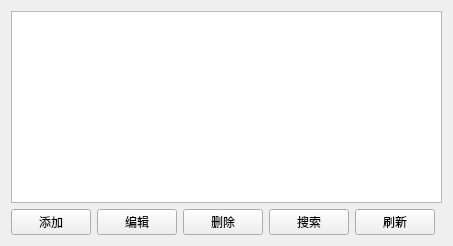
<?xml version="1.0" encoding="UTF-8"?>
<ui version="4.0">
 <class>EquipmentWidget</class>
 <widget class="QWidget" name="EquipmentWidget">
  <layout class="QVBoxLayout" name="verticalLayout">
   <item>
    <widget class="QTableView" name="tableView"/>
   </item>
   <item>
    <layout class="QHBoxLayout" name="buttonLayout">
     <item><widget class="QPushButton" name="addButton"><property name="text"><string>添加</string></property></widget></item>
     <item><widget class="QPushButton" name="editButton"><property name="text"><string>编辑</string></property></widget></item>
     <item><widget class="QPushButton" name="deleteButton"><property name="text"><string>删除</string></property></widget></item>
     <item><widget class="QPushButton" name="searchButton"><property name="text"><string>搜索</string></property></widget></item>
     <item><widget class="QPushButton" name="refreshButton"><property name="text"><string>刷新</string></property></widget></item>
     <item><spacer name="horizontalSpacer"><property name="orientation"><enum>Qt::Horizontal</enum></property><property name="sizeType"><enum>QSizePolicy::Expanding</enum></property></spacer></item>
    </layout>
   </item>
  </layout>
 </widget>
 <resources/>
 <connections/>
</ui> 
